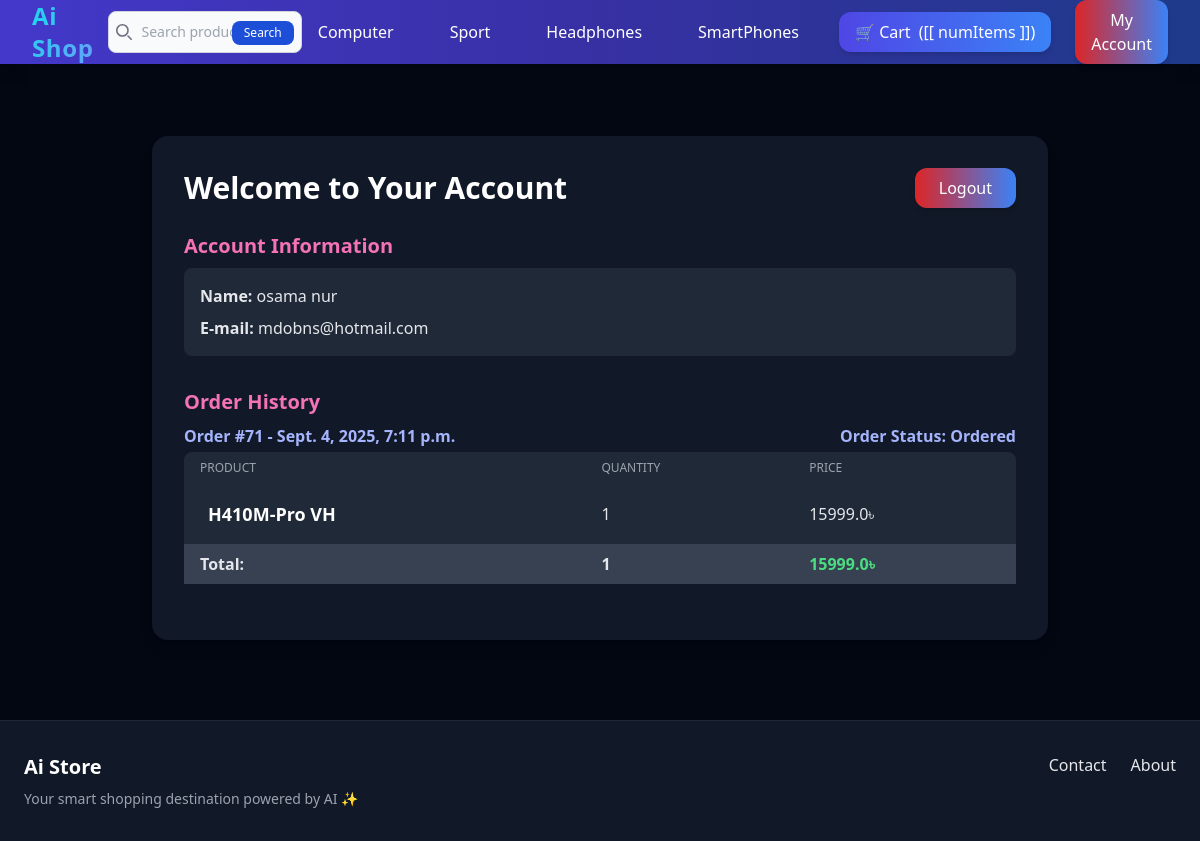
/myaccount/ (signed in), run on an earlier commit of the app's database.
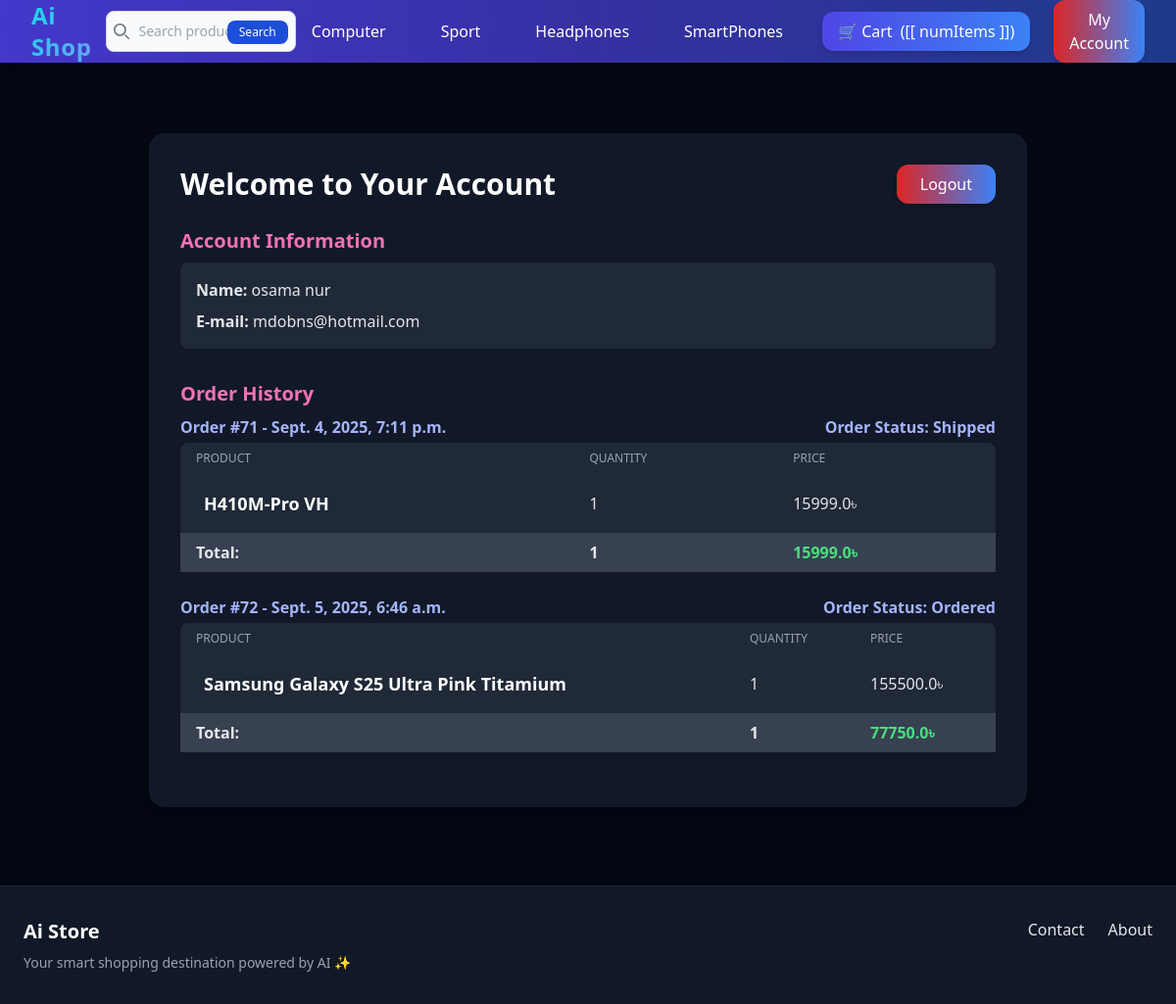
And on a later commit of the database.
### apps/store/models.py (models this page shows, shortened)
class Category(models.Model):
    title = models.CharField(max_length=255)
    slug = models.SlugField(max_length=255)
    ordering = models.IntegerField(default=0)
    class Meta:
        verbose_name_plural = 'Categories'
        ordering = ('ordering',)

class Product(models.Model):
    category = models.ForeignKey(Category, related_name='products', on_delete=models.CASCADE)
    parent = models.ForeignKey("self", blank=True, null=True, related_name='variants', on_delete=models.CASCADE)
    title = models.CharField(max_length=255)
    slug = models.SlugField(max_length=255)
    description = models.TextField(blank=True, null=True)
    is_featured = models.BooleanField(default=False)
    price = models.FloatField()
    view_count = models.PositiveIntegerField(default=0)
    num_available = models.IntegerField(default=1)
    image = models.ImageField(upload_to='uploads/', blank=True, null=True)
    thumbnail = models.ImageField(upload_to='thumbnails/', blank=True, null=True)
    dateadded = models.DateTimeField(auto_now_add=True)
    class Meta:
        ordering = ('-dateadded',)

### apps/order/models.py (models this page shows, shortened)
class Order(models.Model):
    ORDERED = 'Ordered'
    SHIPPED = 'Shipped'
    ARRIVED = 'Arrived'
    CANCELED = 'Canceled'
    CHOICES = [
        (ORDERED, 'Ordered'),
        (SHIPPED, 'Shipped'),
        (ARRIVED, 'Arrived'),
        (CANCELED, 'Canceled'),
    ]
    user = models.ForeignKey(User, related_name='orders',null=True, blank=True, on_delete=models.CASCADE)
    first_name = models.CharField(max_length=50)
    last_name = models.CharField(max_length=50)
    email = models.CharField(max_length=50)
    address = models.CharField(max_length=50)
    zipcode = models.CharField(max_length=50)
    place = models.CharField(max_length=50)
    created_at = models.DateTimeField( auto_now_add=True)
    paid = models.BooleanField(default=False)
    paid_amount = models.FloatField(blank= True, null=True)
    used_coupon = models.CharField(max_length=50, blank=True, null=True)
    payment_intent = models.CharField(max_length=255)
    shipped_date = models.DateTimeField(blank=True, null=True)
    status = models.CharField(max_length=50, choices=CHOICES, default=ORDERED)
    def get_total_item_quantity(self):
        total = sum(item.quantity for item in self.items.all())
        return total

class OrderItem(models.Model):
    order = models.ForeignKey(Order, related_name='items', on_delete=models.CASCADE)
    product = models.ForeignKey(Product, related_name='items', on_delete=models.DO_NOTHING)
    price =models.FloatField()
    quantity = models.IntegerField(default=1)

### apps/userprofile/views.py (the view)
# urls.py: path("myaccount/", myaccount, name= 'myaccount'),
@login_required
def myaccount(request):
    return render(request, 'myaccount.html')

### apps/cart/cart.py (called while the page is built)
    def get_total_length(self):
        return sum(int(item['quantity']) for item in self.cart.values())

### apps/cart/context_processors.py (called while the page is built)
def cart_count(request):
    cart = Cart(request)
    return {'cart_count': cart.get_total_length()}

### apps/store/context_processors.py (called while the page is built)
def menu_categories(request):
    categories = Category.objects.all()
    return {"menu_categories":categories}

### apps/userprofile/templates/myaccount.html (shortened to what this page needs)
{% extends 'base.html' %}
{% load static %}
{% block content %}
<div class="max-w-4xl mx-auto bg-gray-900 rounded-2xl shadow-lg p-8 text-gray-200 mt-8">
    <div class="flex items-center justify-between mb-6">
        <h1 class="text-3xl font-bold text-white">Welcome to Your Account</h1>
        <form action="{% url 'logout' %}" method="post">
            <button type="submit"
                class="inline-block px-6 py-2 bg-gradient-to-r from-red-600 to-blue-500 text-white rounded-xl shadow-md hover:scale-105 transform transition">
                Logout
            </button>
        </form>
    </div>
    <div class="mb-8">
        <h2 class="text-xl font-semibold text-pink-400 mb-2">Account Information</h2>
        <div class="bg-gray-800 rounded-lg p-4">
            <p class="mb-2"><strong>Name:</strong> {{ request.user.get_full_name }}</p>
            <p><strong>E-mail:</strong> {{ request.user.email }}</p>
        </div>
    </div>
    <div>
        <h2 class="text-xl font-semibold text-pink-400 mb-2">Order History</h2>
        <ul>
            {% for order in request.user.orders.all %}
                <li class="mb-6">
                    <div class="font-semibold text-indigo-300 mb-1">
                        <div class="flex justify-between items-center w-full">
                            <span>Order #{{ order.id }} - {{ order.created_at }}</span>
                            <span class="ml-4">Order Status: {{ order.get_status_display }}</span>
                        </div>
                    </div>
                    <div class="overflow-x-auto">
                        <table class="min-w-full bg-gray-800 rounded-lg shadow">
                            <thead>
                                <tr>
                                    <th class="px-4 py-2 text-left text-xs font-medium text-gray-400 uppercase">Product</th>
                                    <th class="px-4 py-2 text-left text-xs font-medium text-gray-400 uppercase">Quantity</th>
                                    <th class="px-4 py-2 text-left text-xs font-medium text-gray-400 uppercase">Price</th>
                                </tr>
                            </thead>
                            <tbody>
                                {% for item in order.items.all %}
                                <tr>
                                    <td class="px-6 py-4 whitespace-nowrap">
                                        <a href="{{ item.product.slug }}" class="text-lg font-semibold text-white hover:underline">
                                            {{ item.product.title }}
                                        </a>
                                    </td>
                                    <td class="px-4 py-2">{{ item.quantity }}</td>
                                    <td class="px-4 py-2">{{ item.price }}৳</td>
                                </tr>
                                {% endfor %}
                            </tbody>
                            <tfoot>
                                <tr class="bg-gray-700">
                                    <td class="px-4 py-2 font-bold">Total:</td>
                                    <td class="px-4 py-2 font-bold">{{ order.get_total_item_quantity }}</td>
                                    <td class="px-4 py-2 font-bold text-green-400">{{ order.paid_amount }}৳</td>
                                </tr>
                            </tfoot>
                        </table>
                    </div>
                </li>
            {% empty %}
                <li class="text-gray-400">No orders found.</li>
            {% endfor %}
        </ul>
    </div>
</div>
{% endblock %}

### apps/core/templates/base.html (shortened to what this page needs)
{% load static %}
<!DOCTYPE html>
<html lang="en">
<head>
  <script src="https://cdn.tailwindcss.com"></script>
  <link rel="stylesheet" href="{% static 'main.css' %}" />
</head>
<body class="bg-gray-950 text-gray-200 font-sans">
  <nav id="navbarApp" class="bg-gradient-to-r from-indigo-700 via-indigo-800 to-blue-900 shadow-lg">
    <div class="max-w-7xl mx-auto px-4 sm:px-6 lg:px-8">
      <div class="flex justify-between h-16 items-center">
        <a href="{% url 'frontpage' %}" class="text-2xl font-bold tracking-wide text-white">
          <span class="bg-gradient-to-r from-cyan-400 to-blue-400 bg-clip-text text-transparent">Ai Shop</span>
        </a>
        <form action="/search/" method="GET" class="max-w-xs sm:max-w-md mx-auto">
          <div class="relative">
            <div class="absolute inset-y-0 start-0 flex items-center ps-2 pointer-events-none">
            </div>
            <input type="search" id="default-search" name="q"
              class="block w-full py-2.5 ps-8 text-sm text-gray-900 border border-gray-300 rounded-lg bg-gray-50 focus:ring-blue-500 focus:border-blue-500 dark:bg-gray-700 dark:border-gray-600 dark:placeholder-gray-400 dark:text-white dark:focus:ring-blue-500 dark:focus:border-blue-500"
              placeholder="Search products..." required />
            <button type="submit"
              class="text-white absolute end-2 bottom-2 bg-blue-700 hover:bg-blue-800 focus:ring-4 focus:outline-none focus:ring-blue-300 font-medium rounded-lg text-xs px-3 py-1 dark:bg-blue-600 dark:hover:bg-blue-700 dark:focus:ring-blue-800">
              Search
            </button>
          </div>
        </form>
        <div class="hidden lg:flex space-x-6 items-center">
          {% for category in menu_categories %}
          <a href="{% url 'category_detail' category.slug %}"
            class="block px-4 py-2 text-white hover:bg-indigo-600 rounded-xl transition ">
            {{ category.title }}
          </a>
          {% endfor %}
          <a href="{% url 'cart' %}"
            class="flex items-center h-10 px-2 sm:px-4 bg-gradient-to-r from-indigo-600 to-blue-500 text-white rounded-xl shadow-md hover:scale-105 transform transition whitespace-nowrap">
            🛒 Cart <span class="ml-2">([[ numItems ]])</span>
          </a>
          {% if user.is_authenticated %}
            <form action="{% url 'myaccount' %}" method="post" class="inline">
                <button type="submit"
                    class="inline-block px-4 py-2 bg-gradient-to-r from-red-600 to-blue-500 text-white rounded-xl shadow-md hover:scale-105 transform transition">
                    My Account
                </button>
            </form>
          {% endif %}
        </div>
      </div>
    </div>
  </nav>
  <section class="max-w-7xl mx-auto px-6 py-10">
    {% block content %} {% endblock %}
  </section>
  <footer class="bg-gray-900 py-8 mt-10 border-t border-gray-800">
    <div class="max-w-7xl mx-auto grid grid-cols-1 md:grid-cols-2 gap-6 px-6">
      <div>
        <h2 class="text-xl font-semibold text-white">Ai Store</h2>
        <p class="text-gray-400 mt-2 text-sm">
          Your smart shopping destination powered by AI ✨
        </p>
      </div>
      <div class="flex space-x-6 justify-start md:justify-end">
        <a href="{% url 'contact' %}" class="hover:text-pink-400 transition">Contact</a>
        <a href="{% url 'about' %}" class="hover:text-pink-400 transition">About</a>
      </div>
    </div>
  </footer>
</body>
</html>

### static/main.css (style rules this page uses)
body { background: antiquewhite; }

What changed in the data, as far as the page shows it:
changed Order id 71: status "Ordered" → "Shipped"
added Order: id "72", created_at "Sept. 5, 2025, 6:46 a.m.", status "Ordered", get_total_item_quantity "1", paid_amount "77750.0"
added OrderItem: product "Samsung Galaxy S25 Ultra Pink Titamium", quantity "1", price "155500.0", shown under "72"
